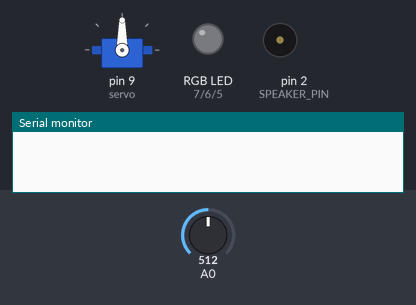
The sketch below on a simulated Arduino Uno, built with avr-gcc and run on an emulated ATmega328P. Shown: servo, an RGB LED mixed from three pins (HIGH = lit), buzzer (waves = sounding), the last lines printed to the serial monitor. Inputs (shaded band) come from the test bench; at power-on: A0 = 512. Dim RGB values are drawn brighter than linear; EEPROM starts erased.

Above: at 0.1 s.
At 6.0 s:
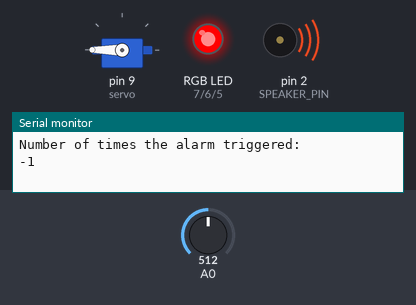
At 11.0 s:
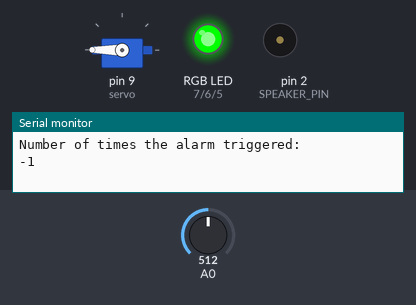
At 20.2 s:
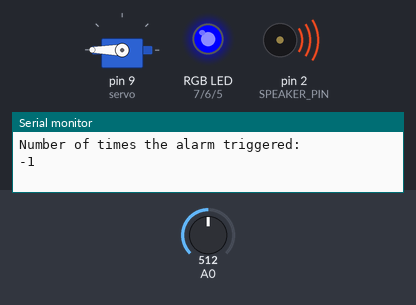
At 28.8 s:
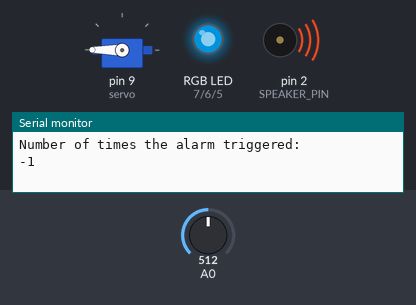
At 35.5 s:
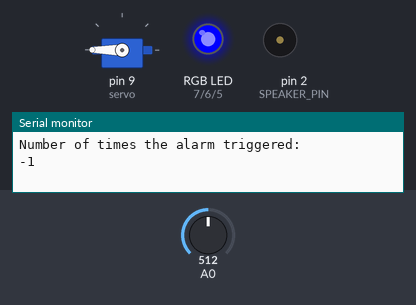
Timing chart, 0 to 40.0 s (numbered marks = the images above):
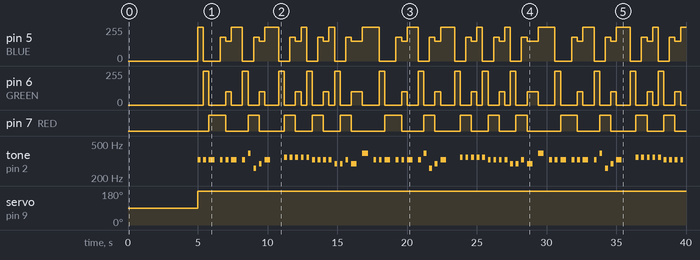

The sketch:

lazerjingle.ino
```cpp
/*
 * Name: Rittik Verma
 * Student Number: 200383391
 * Course: CS207
 * Assignment: CS207 Final Project
 * University of Regina
 */

//including all necessary libraries
#include <Servo.h>
#include <EEPROM.h>

//Pin definitions
#define SPEAKER_PIN 2
#define RED  7
#define GREEN 6
#define BLUE  5

//defining theshold value
#define THRESHOLD 700

//servo object to control the servo motor
Servo servo;

//variable to store number of times the alarm was triggered
int num_trig = 0;

//struct to store custome RGB colors
struct xcolor
{
  byte r;
  byte g;
  byte b;
}xmas[5];

//detection variable
bool detect = false;

//tempo for note
int tempo = 200;
//notes for jingle bells
char notes[] = "eeeeeeegcde fffffeeeeddedg";
//duration of the notes
int duration[] = {1, 1, 2, 1, 1, 2, 1, 1, 1, 1, 2, 1, 1, 1, 1, 1, 1, 1, 1, 1, 1, 1, 1, 1, 2, 2};

//function to play the notes
////http://blog.giacomocerquone.com/jingle-bell-with-an-arduino-and-a-buzzer/
void playTheNotes(char note, int duration)
{
  char notesName[] = { 'c', 'd', 'e', 'f', 'g' };
  int tones[] = { 261, 293, 329, 349, 392 };
  for (int i = 0; i < 5; i++)
  {
    //Bind the note took from the char array to the array notesName
    if (note == notesName[i])
    {
      //Bind the notesName to tones
      tone(SPEAKER_PIN, tones[i], duration);
    }
  }
}

//function play jingle bells tune
////http://blog.giacomocerquone.com/jingle-bell-with-an-arduino-and-a-buzzer/
void playJingle()
{
  int size = sizeof(notes)-1;
  for (int i = 0, c = 0; i < size; i++)
  {
    if (notes[i] == ' ')
      // If find a space it rests
      delay(duration[i] * tempo);
    else
      playTheNotes(notes[i], duration[i] * tempo);

    if(c > 4)
      c = 0;

    //write the color codes to respective pins
    analogWrite(5, xmas[c].r);
    analogWrite(6, xmas[c].g);
    analogWrite(7, xmas[c].b);
    // Pauses between notes
    delay((tempo*2)*duration[i]);
    c++;
  }
}

//function to store RGB colors
void storeRGB()
{
  //red color
  xmas[0].r = 255;
  xmas[0].g = 0;
  xmas[0].b = 0;

  //green color
  xmas[1].r = 0;
  xmas[1].g = 255;
  xmas[1].b = 0;

  //blue color
  xmas[2].r = 0;
  xmas[2].g = 0;
  xmas[2].b = 255;

  //pink color
  xmas[3].r = 178;
  xmas[3].g = 0;
  xmas[3].b = 255;

  //blue lagoon color
  xmas[4].r = 150;
  xmas[4].g = 100;
  xmas[4].b = 100;
}

//run only once the program starts
void setup()
{
  // put your setup code here, to run once:
  Serial.begin(9600);

  //set all pin attributes
  pinMode(SPEAKER_PIN, OUTPUT);
  pinMode(RED, OUTPUT);
  pinMode(BLUE, OUTPUT);
  pinMode(GREEN, OUTPUT);
  pinMode(A0, INPUT);

  //attach servo to pin 9
  servo.attach(9);

  //storing RGB colors
  storeRGB();

  //give this setup time to
  delay(5000);

  //using long term storage to store number of times the system triggered
  EEPROM.get(0, num_trig);

  //printing number of times the alarm triggered
  Serial.println("Number of times the alarm triggered: ");
  Serial.print(num_trig);
  Serial.println("");
}

//infinite iterations
void loop()
{
  //detection mechanism
  if(analogRead(A0) < THRESHOLD && !detect)
  {
    //set detection variable true
    detect = true;

    //storing and incrementing num_trig
    EEPROM.put(0, ++num_trig);

    //shoot rubber band
    servo.write(180);
  }

  //if detected play jingle
  if(detect)
    playJingle();
}
```

Measured:
- by itself, pin 7 (RED): repeats every 12.6 s: LOW 1.6 s, HIGH 0.80 s, LOW 1.8 s, 2 × (HIGH 0.80 s, LOW 1.2 s), HIGH 0.80 s, LOW 2.4 s, HIGH 1.2 s
- by itself, servo on pin 9 (servo): 90° → 180° at 5.0 s
- by itself, tone on pin 2 (SPEAKER_PIN): plays 329 Hz for 0.20 s, 329 Hz for 0.20 s, 329 Hz for 0.40 s, 329 Hz for 0.20 s, 329 Hz for 0.20 s, 329 Hz for 0.40 s … (70 notes in this stretch)
